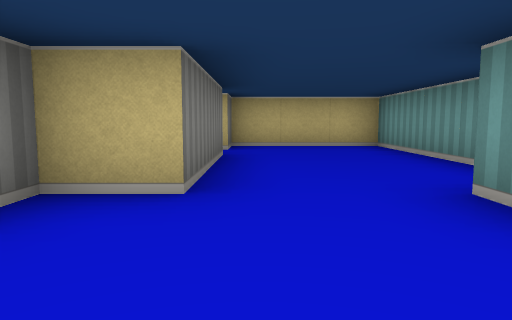
View 1 (above)

12 first-person views from a walk through a cub3D level. The camera is about half as high as the walls, tilts 6° down and sees 70° across. The floor is counted in squares. Each view is taken from the middle of a square. On the plan, view 1 faces up. The plan holds only what a view shows up to about 9 squares ahead; the rest is blank.

View 2
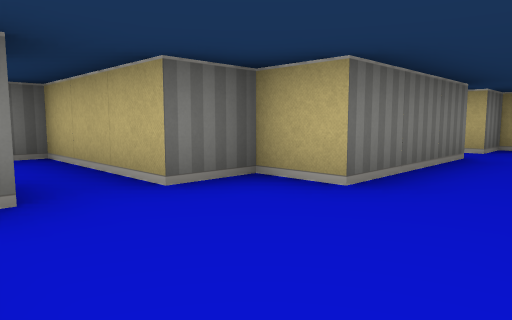

View 3
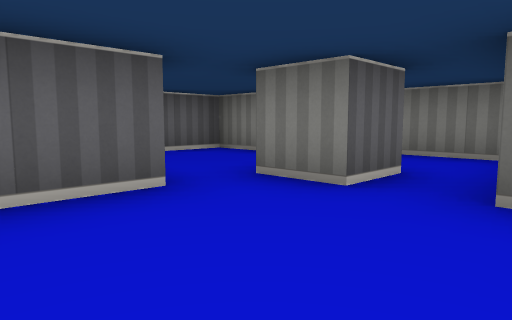

View 4
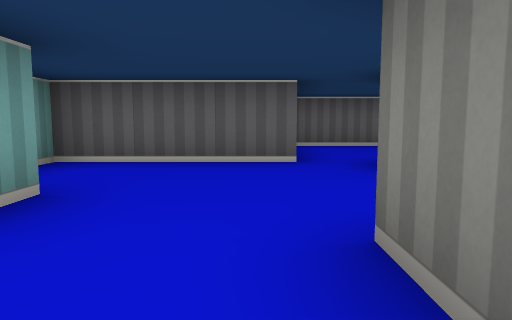

View 5
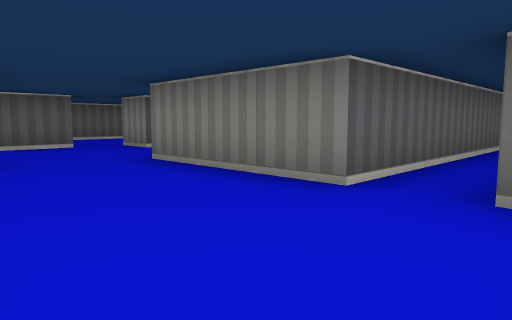

View 6
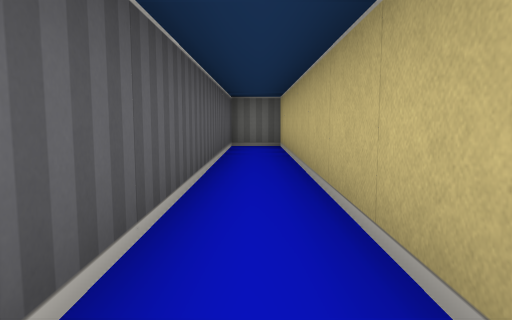

View 7
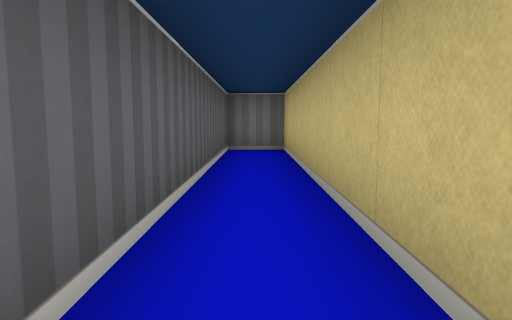

View 8
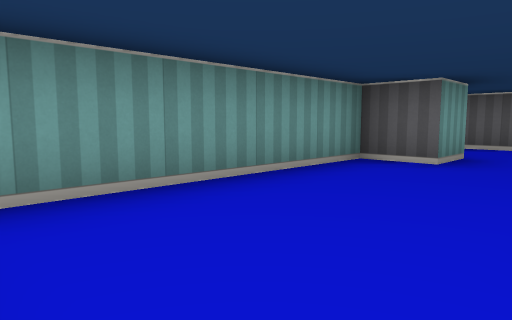

View 9
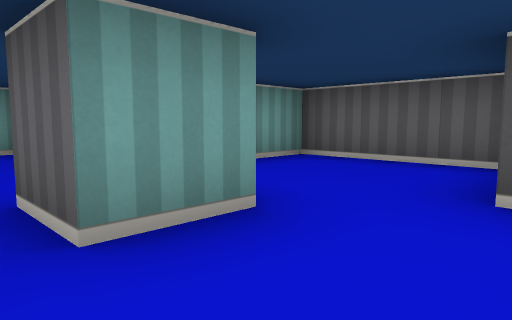

View 10
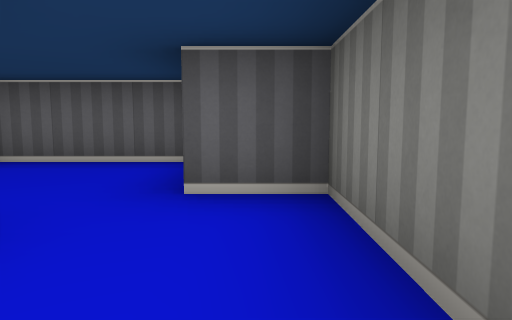

View 11
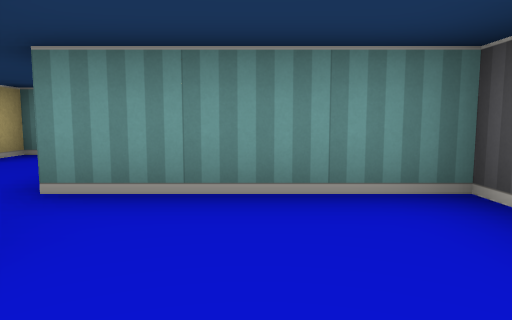

View 12
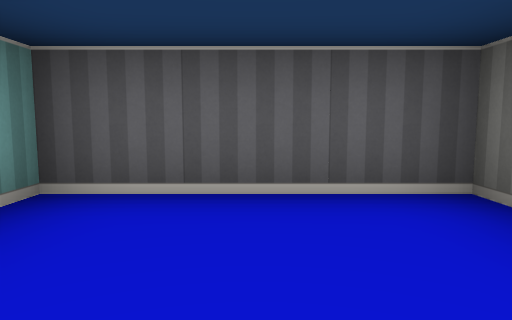

### Floor plan
Points are (right, up) in squares from view 1. A wall is a line through its corners. A room is listed if a view was taken in it or the views show most of it. See-through windows are left out.
Room 1 (views 1, 2, 3, 4, 5, 6, 7, 8, 9, 10, 11, 12)
walls: (1.5, 1.4) (1.5, 2.5) (2.5, 2.5) (2.5, 7.5) (-0.5, 7.5) (-0.5, 6.5) (-8.5, 6.5) (-8.5, 5.5) (-0.5, 5.5) (-0.5, 2.5) (-1.5, 2.5) (-1.5, 1.5) (-4.5, 1.5) (-4.5, -1.5) (-3.5, -1.5); (-2.5, -0.5) (-2.5, 0.5) (-1.5, 0.5) (-1.5, -0.5); (-3.5, -2.5) (-3.5, -3.5) (-0.5, -3.5) (-0.5, -0.5) (2.5, -0.5) (2.5, 1.5) (1.9, 1.5)

Where each view was taken, in squares from view 1:
view 1: 0 up, 0 right, facing up
view 2: 0 up, 1 right, facing up-left
view 3: 2 up, 1 right, facing down-left
view 4: 4 up, 0 right, facing down
view 5: 7 up, 2 right, facing down-left
view 6: 6 up, 1 left, facing left
view 7: 6 up, 2 left, facing left
view 8: 7 up, 0 right, facing down-right
view 9: 1 up, 4 left, facing down-right
view 10: 1 up, 4 left, facing down
view 11: 2 down, 3 left, facing right
view 12: 1 down, 2 left, facing down
